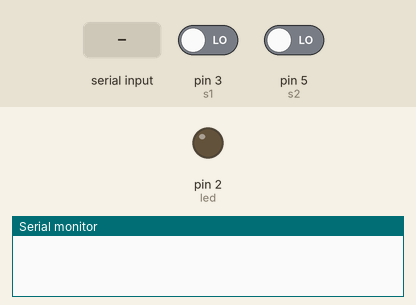
Recording of a sketch running on a simulated Arduino Uno, built with avr-gcc and run on an emulated ATmega328P. Shown: output pins drawn as LEDs (lit = HIGH), the last lines printed to the serial monitor. Dashed ring = blinking. The test bench sets the inputs (shaded band); at power-on: pin 3 (s1) LOW, pin 5 (s2) LOW.

Above: at 1.2 s.
1.3 s: pin 3 (s1) driven HIGH
At 1.9 s:
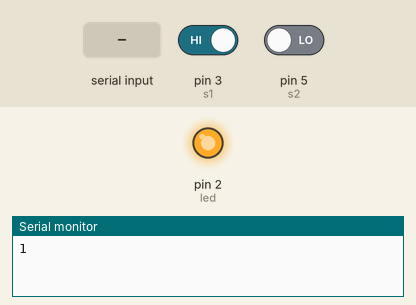
2.8 s: pin 5 (s2) driven HIGH
At 3.3 s:
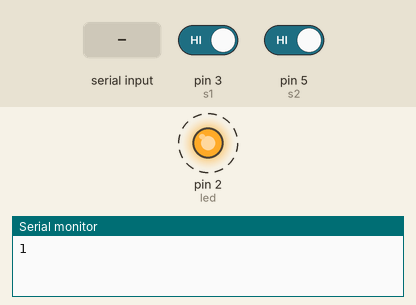
5.8 s: pin 5 (s2) driven LOW
At 6.7 s:
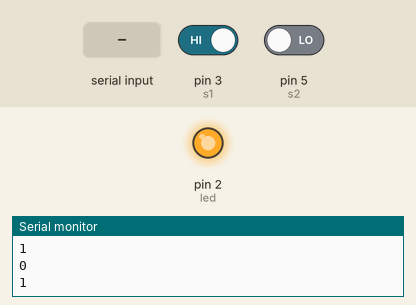
7.3 s: "0" received over Serial
At 7.7 s:
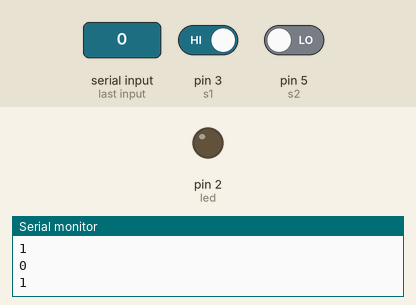
Timing chart, 0 to 9.8 s (numbered marks = the images above; inputs shaded):
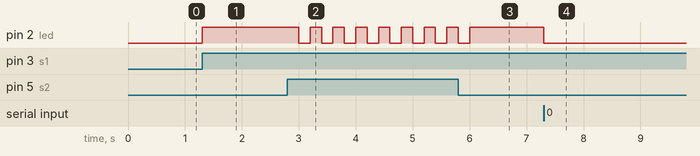

Measured:
- after the input at 1.3 s, pin 2 (led): LOW → HIGH at once
- after the input at 2.8 s, pin 2 (led): alternates HIGH for 0.20 s and LOW for 0.20 s, starting after 0.20 s
- after the input at 5.8 s, pin 2 (led): goes on until 6.0 s, then stays HIGH
- after the input at 7.3 s, pin 2 (led): HIGH → LOW at once

The sketch:

encendido_y_apagado_de_un_led1.ino
```cpp
int s1 = 3;
int s2 = 5;
int led = 2;
int a;
int b;
int doorState = 0;

void setup() {
  pinMode(s1, INPUT);
  pinMode(s2, INPUT);
  pinMode(led, OUTPUT);

  Serial.begin(9600);
}


void palpiteLed() {
  for (int i = 0; i < 2; i++) {
    digitalWrite(led, HIGH);
    delay(200);
    digitalWrite(led, LOW);
    delay(200);
  }
}

void loop() {

  if (Serial.available() > 0) {
    char command = Serial.read();

    if (command == '1') {
      digitalWrite(led, HIGH);
    } else if (command == '0') {
      digitalWrite(led, LOW);
    }
  }

  // Leer los estados de los sensores
  a = digitalRead(s1);
  b = digitalRead(s2);

  // Abrir la puerta (encender el LED) cuando se detecte el primer sensor activado
  if (a == HIGH && doorState == 0) {
    digitalWrite(led, HIGH);
    Serial.println("1");
    doorState = 1; // Cambiar el estado de la puerta a abierta
  }

  // Cerrar la puerta (apagar el LED) cuando se detecte el segundo sensor activado
  if (b == HIGH && doorState == 1) {
    palpiteLed(); // Hacer que el LED palpite dos veces
    digitalWrite(led, LOW);
    Serial.println("0");
    doorState = 0; // Cambiar el estado de la puerta a cerrada
  }
}
```
